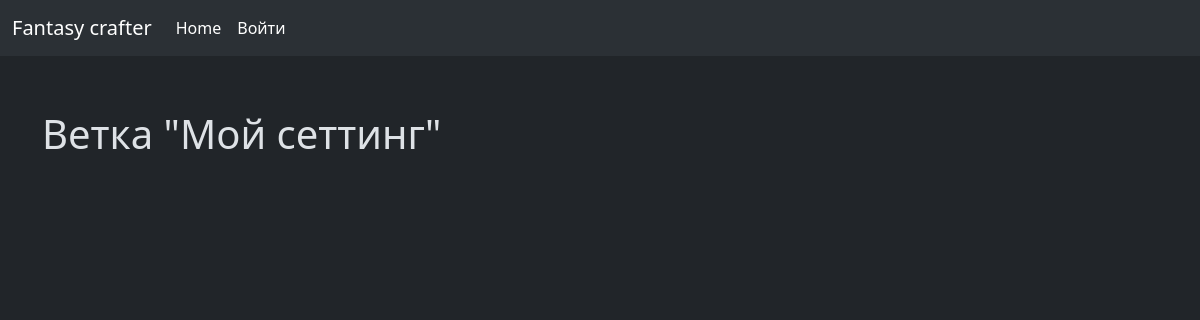
Before: /show_node/1 with the older database file.
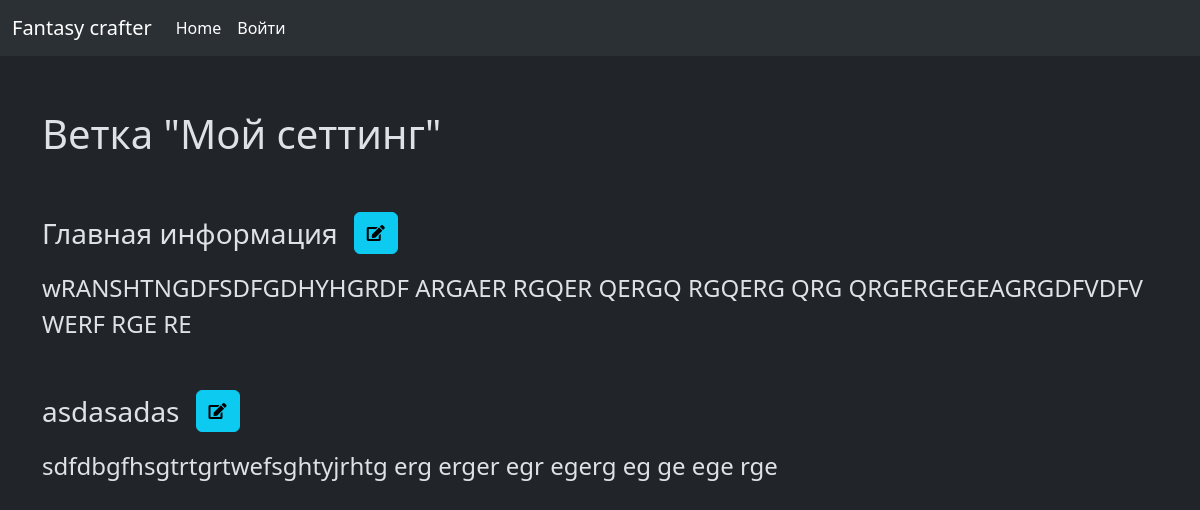
After: the same page with the newer database file.
### node_manager/models.py (models this page shows)
class NodePiece(models.Model):
    piece_name =  models.CharField(max_length=200)
    node = models.ForeignKey(Nodes, null=False, blank=False, on_delete=models.CASCADE)
    is_secret = models.BooleanField(null=False, blank=False, default=True) # defines if owner wants to show this piece to ANYONE except himself
    body = models.CharField()

### node_manager/views.py (the view, shortened to what this page needs)
# urls.py: path('show_node/<int:pk>', views.show_node, name='show_node'),
def show_node(request, pk):
    node = Nodes.objects.get(pk=pk)
    pieces = NodePiece.objects.filter(node=node)
    print(request.POST)
    if request.user != node.owner:
        form = None
    else:
        form = NodePieceForm()
    return render(request, "show_node.html", {'form': form, 'pieces': pieces, "node": node})

### node_manager/templates/show_node.html (shortened to what this page needs)
{% extends 'base_layout.html' %}
{% block content %}
<div class="container my-5">
    <div class="fs-1 mb-5">Ветка "{{ node.name }}"</div>
    {% for piece in pieces %}
    <div class="mb-5 piece" id="piece-{{piece.id}}" id_value="{{ piece.id }}">
        <div class="mb-3 d-flex gap-3">
            <div class="fs-3 piece_name">{{ piece.piece_name }}</div>
            <button class="btn btn-info"><span class="fa fa-edit"></span></button>
        </div>
        <div class="fs-4 piece_body">{{ piece.body}}</div>
    </div>
    {% endfor %}
</div>
{% endblock %}

Changed rows visible on the page:
added NodePiece: {{ piece.id }} 28 (drawn), piece_name "Главная информация", body "wRANSHTNGDFSDFGDHYHGRDF ARGAER RGQER QERGQ RGQERG QRG QRGERGEGEAGRGDFVDFV WERF RGE RE"
added NodePiece: {{ piece.id }} 29 (drawn), piece_name "asdasadas", body "sdfdbgfhsgtrtgrtwefsghtyjrhtg erg erger egr egerg eg ge ege rge"
